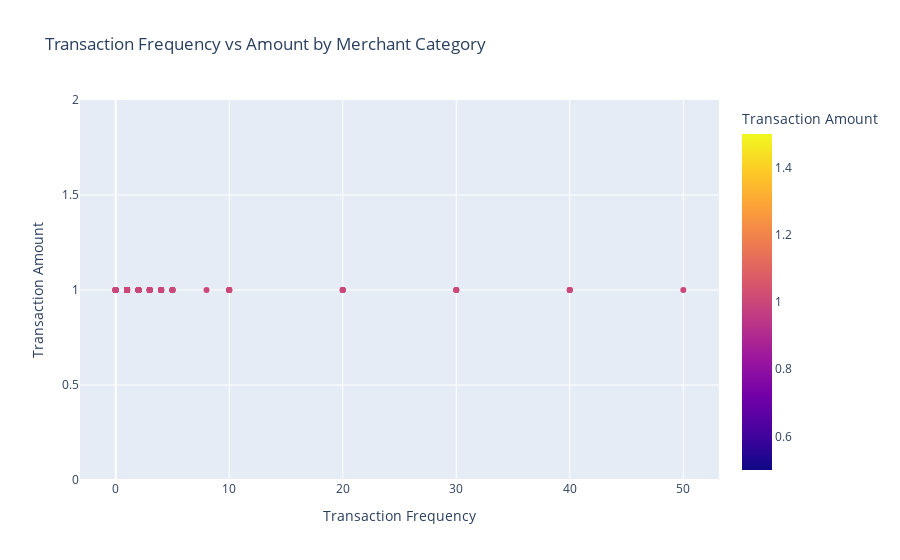

Source (notebook cell):
### Code cell
#plot5: relationship between transaction frequency and farud using scatter plot
fig = px.scatter(fraud, x='Transaction_Frequency', y='fraud',
                 title='Transaction Frequency vs Amount by Merchant Category',
                  labels={'Transaction_Frequency': 'Transaction Frequency', 'fraud': 'Transaction Amount'},
                  color='fraud' , color_discrete_map={0: 'blue', 1: 'red'})
fig.show()

### Figure 1 — Plotly figure (JSON) as saved in the notebook; plotly's stock layout.template omitted (floating-point values rounded to 4 significant figures; data arrays with more than 128 entries replaced by an {"elided": "..."} marker saying what was removed)
{"data": [{"hovertemplate": "Transaction Frequency=%{x}<br>Transaction Amount=%{marker.color}<extra></extra>", "legendgroup": "", "marker": {"color": {"elided": "155 int values"}, "coloraxis": "coloraxis", "symbol": "circle"}, "mode": "markers", "name": "", "orientation": "v", "showlegend": false, "type": "scatter", "x": {"elided": "155 int values"}, "xaxis": "x", "y": {"elided": "155 int values"}, "yaxis": "y"}], "layout": {"coloraxis": {"colorbar": {"title": {"text": "Transaction Amount"}}, "colorscale": [[0, "#0d0887"], [0.1111, "#46039f"], [0.2222, "#7201a8"], [0.3333, "#9c179e"], [0.4444, "#bd3786"], [0.5556, "#d8576b"], [0.6667, "#ed7953"], [0.7778, "#fb9f3a"], [0.8889, "#fdca26"], [1, "#f0f921"]]}, "legend": {"tracegroupgap": 0}, "title": {"text": "Transaction Frequency vs Amount by Merchant Category"}, "xaxis": {"anchor": "y", "domain": [0, 1], "title": {"text": "Transaction Frequency"}}, "yaxis": {"anchor": "x", "domain": [0, 1], "title": {"text": "Transaction Amount"}}}}
